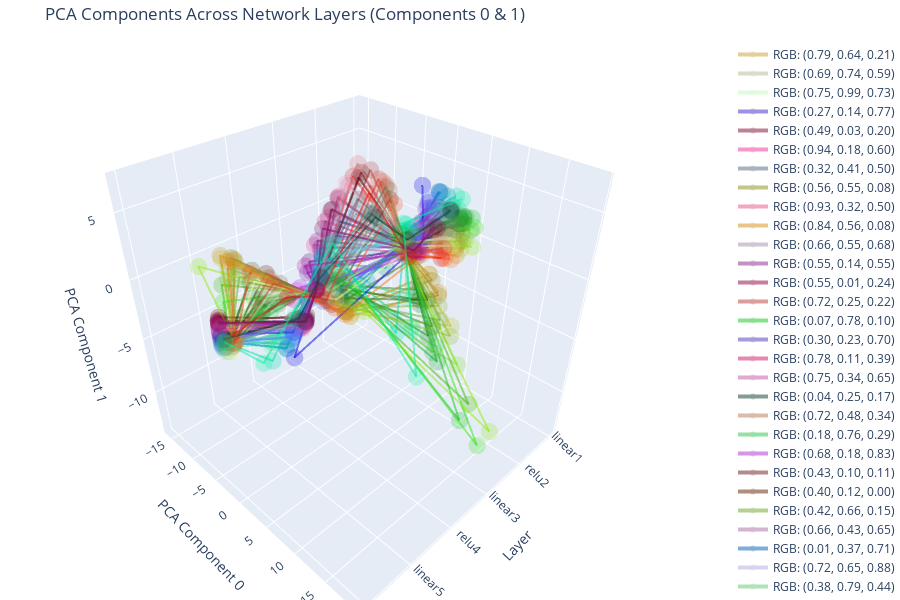

Write notebook code for a chart like this one.
### Markdown cell above
### 3D Visual - 2 PCA Components

### Code cell
# Apply PCA with 2 components (so we have two dimensions to plot)
reduced_activations = apply_pca_to_layer_activations(layer_activations, n_components=2)

# Create interactive 3D plot with 20 samples
plot_pca_3d_interactive(reduced_activations, inputs, num_samples=100, components=(0, 1),alpha=0.5)
